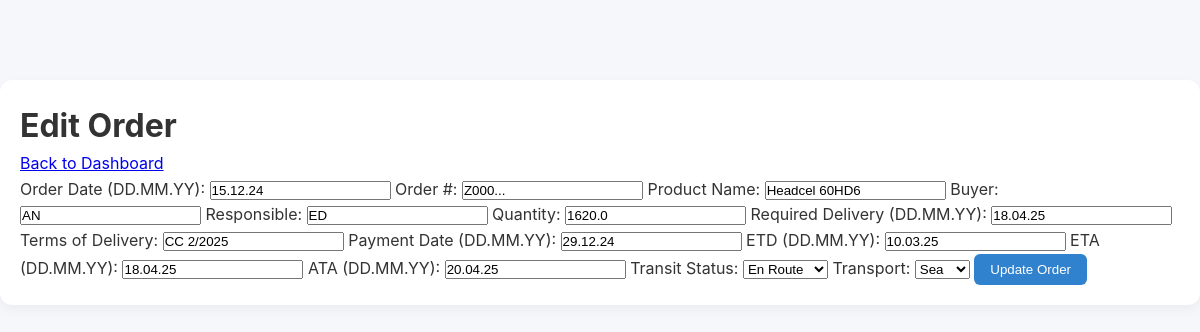
The app's page /edit_order/1 (signed in), older data.
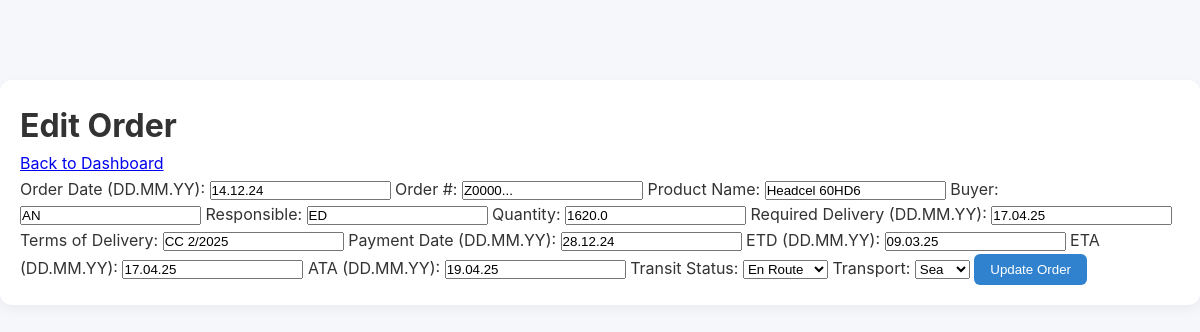
The same page, newer data.
### app/models.py (models this page shows)
class Order(db.Model):
    id = db.Column(db.Integer, primary_key=True)
    user_id = db.Column(db.Integer, db.ForeignKey('user.id'), nullable=False)
    order_date = db.Column(db.String(10), nullable=False)
    order_number = db.Column(db.String(50), nullable=False)
    product_name = db.Column(db.String(100), nullable=False)
    buyer = db.Column(db.String(100), nullable=False)
    responsible = db.Column(db.String(100), nullable=False)
    quantity = db.Column(db.Float, nullable=False)  # Already supports decimals
    required_delivery = db.Column(db.String(10), nullable=False)
    terms_of_delivery = db.Column(db.String(100), nullable=False)
    payment_date = db.Column(db.String(10))
    etd = db.Column(db.String(10), nullable=False)
    eta = db.Column(db.String(10), nullable=False)
    ata = db.Column(db.String(10))
    transit_status = db.Column(db.String(20), nullable=False)
    transport = db.Column(db.String(20), nullable=False)

### app/routes.py (the view, shortened to what this page needs)
@main.route('/edit_order/<int:order_id>', methods=['GET', 'POST'])
@login_required
def edit_order(order_id):
    order = Order.query.get_or_404(order_id)
    if order.user_id != current_user.id:
        return jsonify({'success': False, 'message': 'You do not have permission to edit this order.'}), 403
    return render_template('edit_order.html', order=order)

### app/__init__.py (called while the page is built)
def create_app():
    app = Flask(__name__)
    app.config['SECRET_KEY'] = 'your-secret-key'  # Use env var later
    app.config['SQLALCHEMY_DATABASE_URI'] = 'sqlite:///../instance/supply_tracker.db'
    app.config['SQLALCHEMY_TRACK_MODIFICATIONS'] = False
    init_db(app)
    login_manager.init_app(app)
    Migrate(app, db)
    from .routes import main
    app.register_blueprint(main)
    @login_manager.user_loader
    def load_user(user_id):
        return User.query.get(int(user_id))
    return app

### app/routes.py (called while the page is built)
@main.app_context_processor
def inject_user():
    return dict(current_user=current_user)

### app/templates/edit_order.html (shortened to what this page needs)
<!DOCTYPE html>
<html lang="en">
<head>
    <link rel="stylesheet" href="{{ url_for('static', filename='css/style.css') }}">
</head>
<body>
    <div class="container">
        <h1>Edit Order</h1>
        <p><a href="{{ url_for('main.dashboard') }}">Back to Dashboard</a></p>
        <form method="POST">
            <label for="order_date">Order Date (DD.MM.YY):</label>
            <input type="text" id="order_date" name="order_date" value="{{ order.order_date }}" required>
            <label for="order_number">Order #:</label>
            <input type="text" id="order_number" name="order_number" value="{{ order.order_number }}" required>
            <label for="product_name">Product Name:</label>
            <input type="text" id="product_name" name="product_name" value="{{ order.product_name }}" required>
            <label for="buyer">Buyer:</label>
            <input type="text" id="buyer" name="buyer" value="{{ order.buyer }}" required>
            <label for="responsible">Responsible:</label>
            <input type="text" id="responsible" name="responsible" value="{{ order.responsible }}" required>
            <label for="quantity">Quantity:</label>
            <input type="number" step="0.01" id="quantity" name="quantity" value="{{ order.quantity }}" required>
            <label for="required_delivery">Required Delivery (DD.MM.YY):</label>
            <input type="text" id="required_delivery" name="required_delivery" value="{{ order.required_delivery }}" required>
            <label for="terms_of_delivery">Terms of Delivery:</label>
            <input type="text" id="terms_of_delivery" name="terms_of_delivery" value="{{ order.terms_of_delivery }}" required>
            <label for="payment_date">Payment Date (DD.MM.YY):</label>
            <input type="text" id="payment_date" name="payment_date" value="{{ order.payment_date }}" required>
            <label for="etd">ETD (DD.MM.YY):</label>
            <input type="text" id="etd" name="etd" value="{{ order.etd }}" required>
            <label for="eta">ETA (DD.MM.YY):</label>
            <input type="text" id="eta" name="eta" value="{{ order.eta }}" required>
            <label for="ata">ATA (DD.MM.YY):</label>
            <input type="text" id="ata" name="ata" value="{{ order.ata }}">
            <label for="transit_status">Transit Status:</label>
            <select id="transit_status" name="transit_status" required>
                <option value="en route" {% if order.transit_status == 'en route' %}selected{% endif %}>En Route</option>
            </select>
            <label for="transport">Transport:</label>
            <select id="transport" name="transport" required>
                <option value="sea" {% if order.transport == 'sea' %}selected{% endif %}>Sea</option>
            </select>
            <button type="submit">Update Order</button>
        </form>
    </div>
</body>
</html>

### app/static/css/style.css (style rules this page uses)
* { margin: 0; padding: 0; box-sizing: border-box; }
body { font-family: 'Inter', -apple-system, BlinkMacSystemFont, 'Segoe UI', Roboto, sans-serif; background-color: #f5f7fa; color: #333; line-height: 1.6; padding-top: 80px; }
.container { max-width: 1400px; margin: 0 auto; padding: 20px; background-color: #fff; border-radius: 12px; box-shadow: 0 4px 12px rgba(0, 0, 0, 0.05); }
a, button { transition: all 0.2s ease; }
button { background-color: #3182ce; color: #fff; border: none; padding: 8px 16px; border-radius: 6px; font-weight: 500; cursor: pointer; }

Row changes from the older to the newer data that the page shows:
changed Order "Headcel 60HD6": order_date "15.12.24" → "14.12.24"; order_number "Z000..." → "Z0000..."; required_delivery "18.04.25" → "17.04.25"; payment_date "29.12.24" → "28.12.24"; etd "10.03.25" → "09.03.25"; eta "18.04.25" → "17.04.25"; ata "20.04.25" → "19.04.25"
